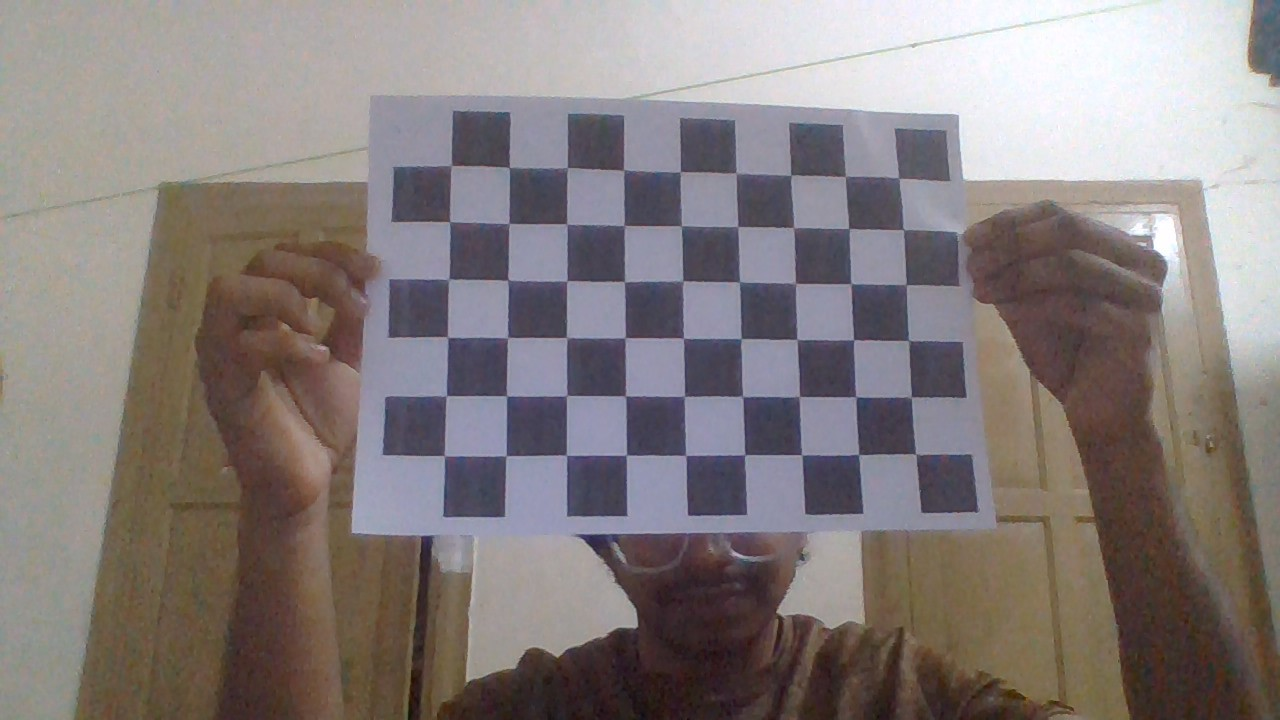
#> input picture Advanced_CV/#3_QR_CODE_Pose_Estimation/calibration/images/WIN_20260609_14_30_18_Pro.jpg, 1280 x 720 px; its folder holds only this picture in this run
$ python calibration.py
#> lines starting #> are read from the running program, lines starting #| are printed output that depends on the picture; after the words box and inside, x2 and y2 are one past the last pixel; in counts of white or black regions, pixels touching at a corner belong together; long printed decimals are rounded
import cv2 as cv
import numpy as np
import glob
import os

# Checker Board Configuraration

CHECKERBOARD = (9,6)
SQUARE_SIZE = 27

# Storage Lists

object_points = []
image_points = []

# Real World Coordinates

objp = np.zeros(
    (CHECKERBOARD[0] * CHECKERBOARD[1], 3), np.float32
)

objp[:, :2] = np.mgrid[
    0:CHECKERBOARD[0],
    0:CHECKERBOARD[1]
].T.reshape(-1,2)

objp*=SQUARE_SIZE

# Corner Refinement
criteria = (
    cv.TERM_CRITERIA_EPS +
    cv.TERM_CRITERIA_MAX_ITER,
    30, 0.001
)

#Load Images

images = glob.glob("images/*.jpg")
successful_images = 0
failed_images = 0

if len(images) == 0:
    print("Wrong path or no images exist")
    exit()

image_size = None

for image_path in images:

    img = cv.imread(image_path)
#> img is the input picture: shape (720, 1280, 3); mean B, G, R 124.6, 125.6, 133.8

    if img is None:
        print(f'Could not Load Image from Image Path : {image_path}')
        continue

    gray = cv.cvtColor(img, cv.COLOR_BGR2GRAY)
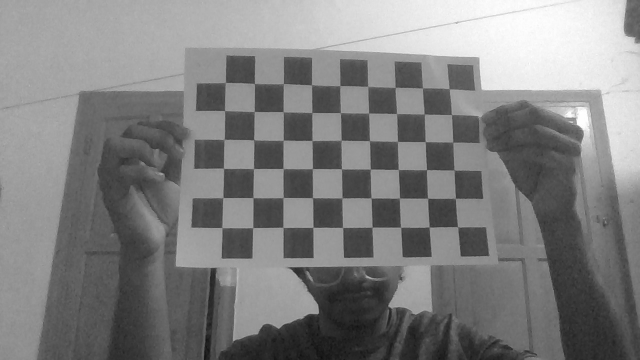
#> gray: shape (720, 1280) (shown at 1/2 size); min 13, max 255, mean 127.9

    if image_size is None:
        image_size = gray.shape[::-1]


    ret, corners = cv.findChessboardCorners(
        gray,
        CHECKERBOARD,
        cv.CALIB_CB_ADAPTIVE_THRESH +
        cv.CALIB_CB_NORMALIZE_IMAGE
    )
#> ret = True; corners = 54 rows, first 8: [915.2, 454], [858.3, 454.6], [801.2, 454.8], [745.7, 454.7], [686.5, 455.5], [626.6, 454.4], [565.6, 454.6], [506.3, 455.7]

    if ret:
        successful_images+=1
        refined_corners = cv.cornerSubPix(
            gray,
            corners,
            (11,11),
            (-1,-1),
            criteria
        )
#> refined_corners = 54 rows, first 8: [915.9, 454.2], [858.7, 454.5], [801.8, 454.7], [744.7, 454.7], [685.9, 455.4], [626.4, 455.1], [566.4, 455.2], [506.1, 455.7]

        object_points.append(objp)
        image_points.append(refined_corners)
        cv.drawChessboardCorners(
            img,
            CHECKERBOARD,
            refined_corners,
            ret
        )
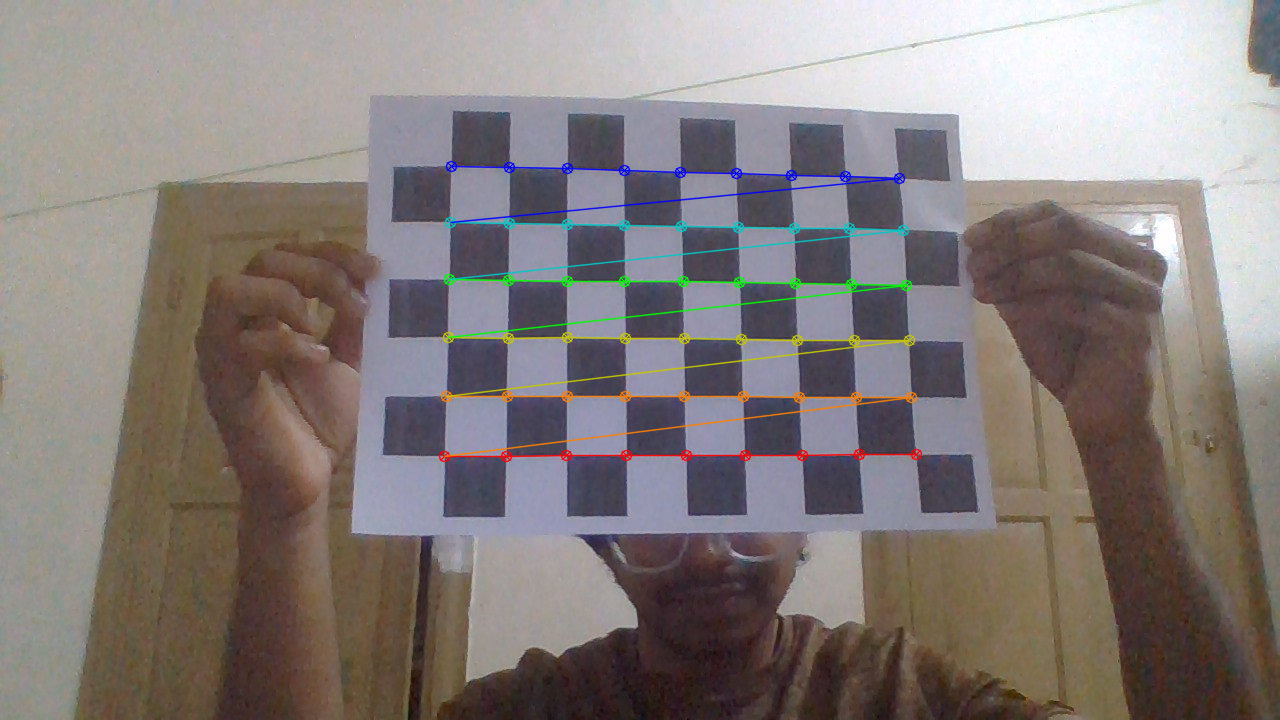
#> img: shape (720, 1280, 3); 2.11% of pixels changed, all inside (x1, y1, x2, y2) = (438, 160, 923, 463)

        cv.imshow("Detected Corners", img)

        cv.waitKey(200)
        print(f'SUCCESS : {image_path}')
    else:
        failed_images+=1
        print(f'FAILED : {image_path}')

cv.destroyAllWindows()

#Caliberation

print(f"\nSuccessful Images : {successful_images}")
print(f"Failed Images     : {failed_images}")

if successful_images == 0:
    print("No Valid checkerboard pattern detected")
    exit()

if len(object_points) == 0:
    print("No valid checkerboard patterns found")
    exit()

print(f"Object Point Sets : {len(object_points)}")
print(f"Image Point Sets  : {len(image_points)}")
#| Image Point Sets  : 1

ret, camera_matrix, dist_coeffs, rvecs, tvecs = cv.calibrateCamera(
    object_points,
    image_points,
    image_size,
    None,
    None
)
#> ret = 0.512; camera_matrix = [[726.8, 0, 643.4], [0, 735.3, 451.3], [0, 0, 1]]; dist_coeffs = [[-0.152, 1.23, 0.000587, -0.000766, -3]]; rvecs = ([-0.106, 0.183, 3.13],); tvecs = ([127, 1.35, 337.3],)

mean_error = 0

for i in range(len(object_points)):
    projected_points, _ = cv.projectPoints(
        object_points[i],
        rvecs[i],
        tvecs[i],
        camera_matrix,
        dist_coeffs
    )

    error = cv.norm(
        image_points[i],
        projected_points,
        cv.NORM_L2
    ) / len(projected_points)

    mean_error += error
#> this loop made 1 pass
#> (error, mean_error) on pass 1: (0.0697, 0.0697)
#> after the loop, mean_error = 0.0697

mean_error /= len(object_points)

print(f"Mean Reprojection Error : {mean_error}")
#| Mean Reprojection Error : 0.06969

# Save Results

np.save('../camera_matrix.npy', camera_matrix)

np.save('../dist_coeffs.npy', dist_coeffs)

# Results

print("Calibration Complete")

print("\nCamera Matrix:\n")
print(camera_matrix)
#| [[726.756   0.         643.361]
#|  [  0.         735.324 451.298]
#|  [  0.           0.           1.        ]]

print("\nDistortion Coefficients:\n")
print(dist_coeffs)
#| [[-1.51818449e-01  1.22736581e+00  5.86803774e-04 -7.66478359e-04
#|   -2.99990304e+00]]

print(f"\nReprojection Error: {ret}")
#| Reprojection Error: 0.5121

print("\nSaved:")
print("camera_matrix.npy")
print("dist_coeffs.npy")

$ run again, on Advanced_CV/#3_QR_CODE_Pose_Estimation/calibration/images/WIN_20260609_14_30_36_Pro.jpg
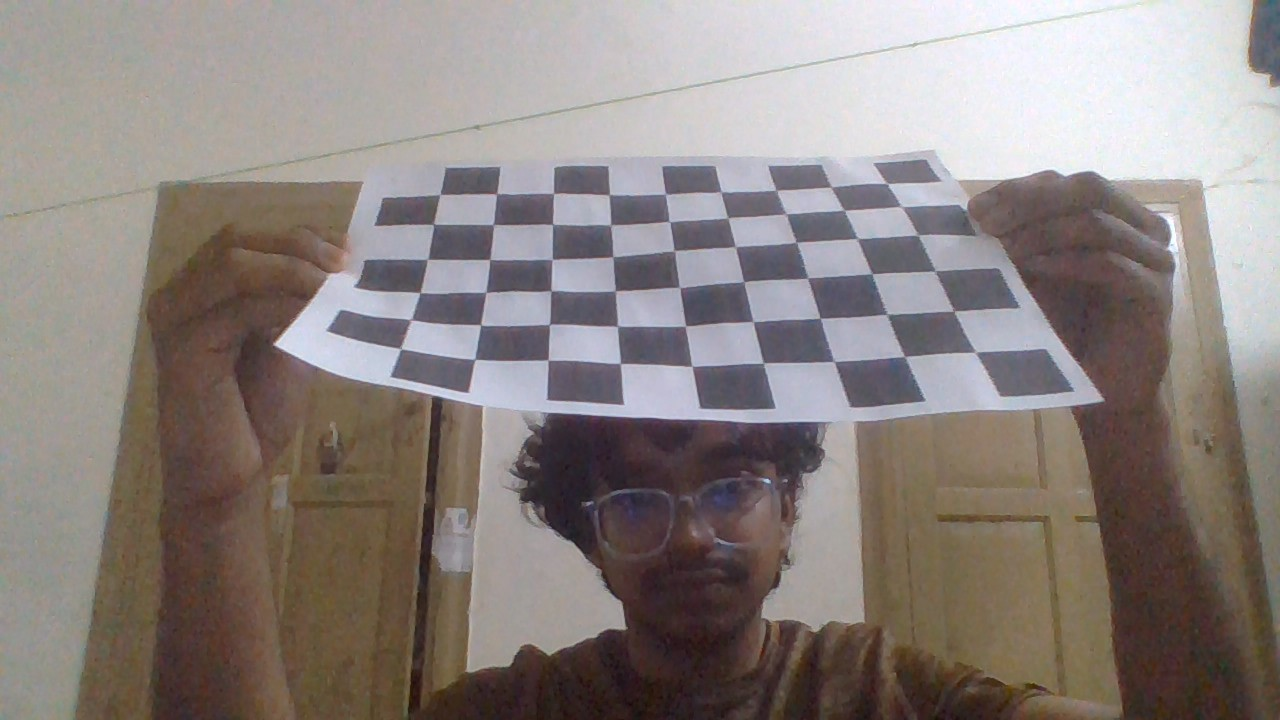
#> input picture Advanced_CV/#3_QR_CODE_Pose_Estimation/calibration/images/WIN_20260609_14_30_36_Pro.jpg, 1280 x 720 px
#> img is the input picture: shape (720, 1280, 3); mean B, G, R 127.1, 130.6, 139.6
#> `gray = cv.cvtColor(img, cv.COLOR_BGR2GRAY)`:
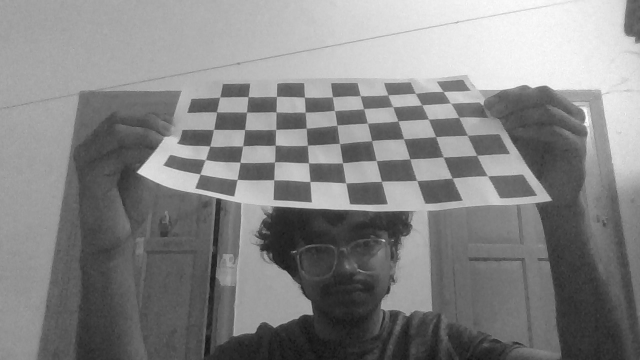
#> gray: shape (720, 1280) (shown at 1/2 size); min 12, max 254, mean 132.9
#> `ret, corners = cv.findChessboardCorners( gray, CHECKERBOARD, cv.CALIB_..`: ret = True; corners = 54 rows, first 8: [974.7, 352.5], [904.3, 356.1], [833.4, 361.7], [763.6, 362.5], [692.1, 365.8], [620.5, 363.4], [547.7, 359.8], [475.2, 359.1]
#> refined_corners = 54 rows, first 8: [975.4, 352.2], [904.7, 356.5], [834.1, 361.4], [763.3, 363.2], [691.9, 366.5], [620.4, 363.4], [548.1, 360.1], [474.7, 359.3]
#> `cv.drawChessboardCorners( img, CHECKERBOARD, refined_corners, ret )`:
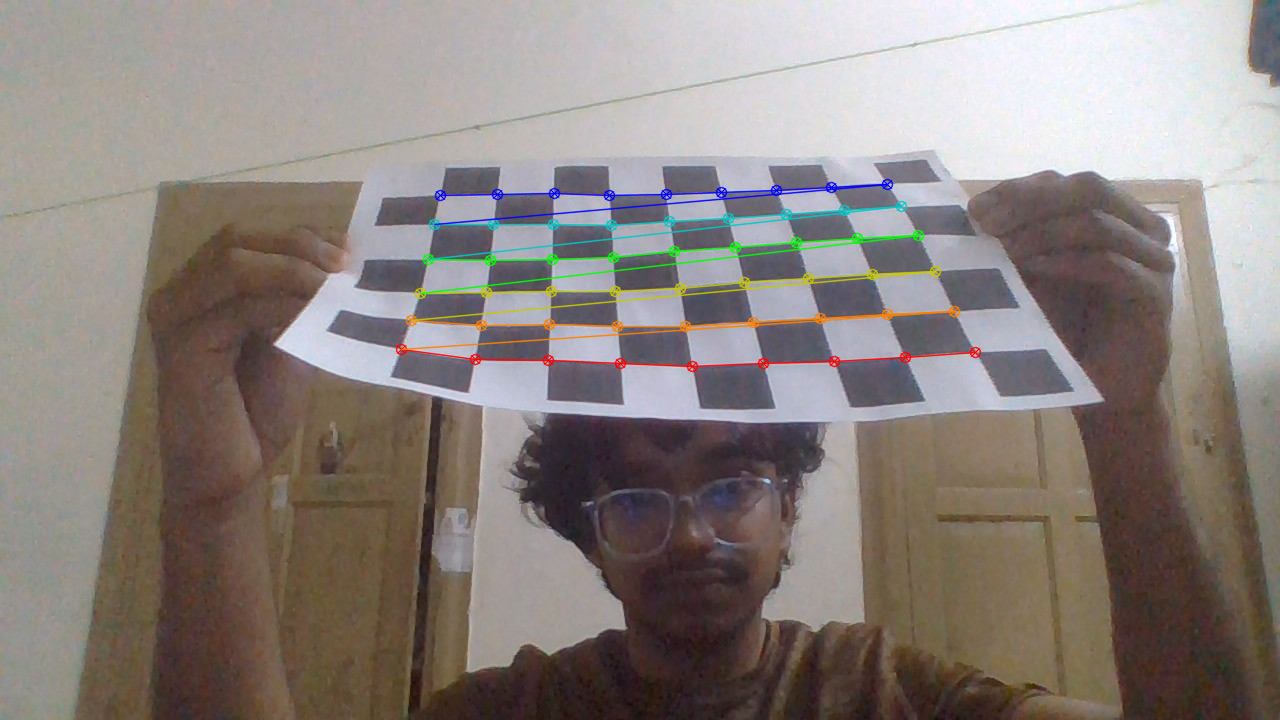
#> img: shape (720, 1280, 3); 2.19% of pixels changed, all inside (x1, y1, x2, y2) = (395, 178, 982, 373)
#| Image Point Sets  : 1
#> `ret, camera_matrix, dist_coeffs, rvecs, tvecs = cv.calibrateCamera( ob..`: ret = 3.06; camera_matrix = [[469.6, 0, 501.5], [0, 333, 515.8], [0, 0, 1]]; dist_coeffs = [[0.26, -0.0981, -0.0106, -0.123, 0.0178]]; rvecs = ([0.343, 0.752, 3.14],); tvecs = ([178.2, -67.43, 136.5],)
#> the loop `for i in range(len(object_points)):` made 1 pass
#> (error, mean_error) on pass 1: (0.417, 0.417)
#> after the loop `for i in range(len(object_points)):`: mean_error = 0.417
#| Mean Reprojection Error : 0.4165
#| [[469.575   0.         501.543]
#|  [  0.         333.014 515.807]
#|  [  0.           0.           1.        ]]
#| [[ 0.2601 -0.09811 -0.0106 -0.1229  0.01784]]
#| Reprojection Error: 3.061

$ run again, on Advanced_CV/#3_QR_CODE_Pose_Estimation/calibration/images/WIN_20260609_14_30_39_Pro.jpg
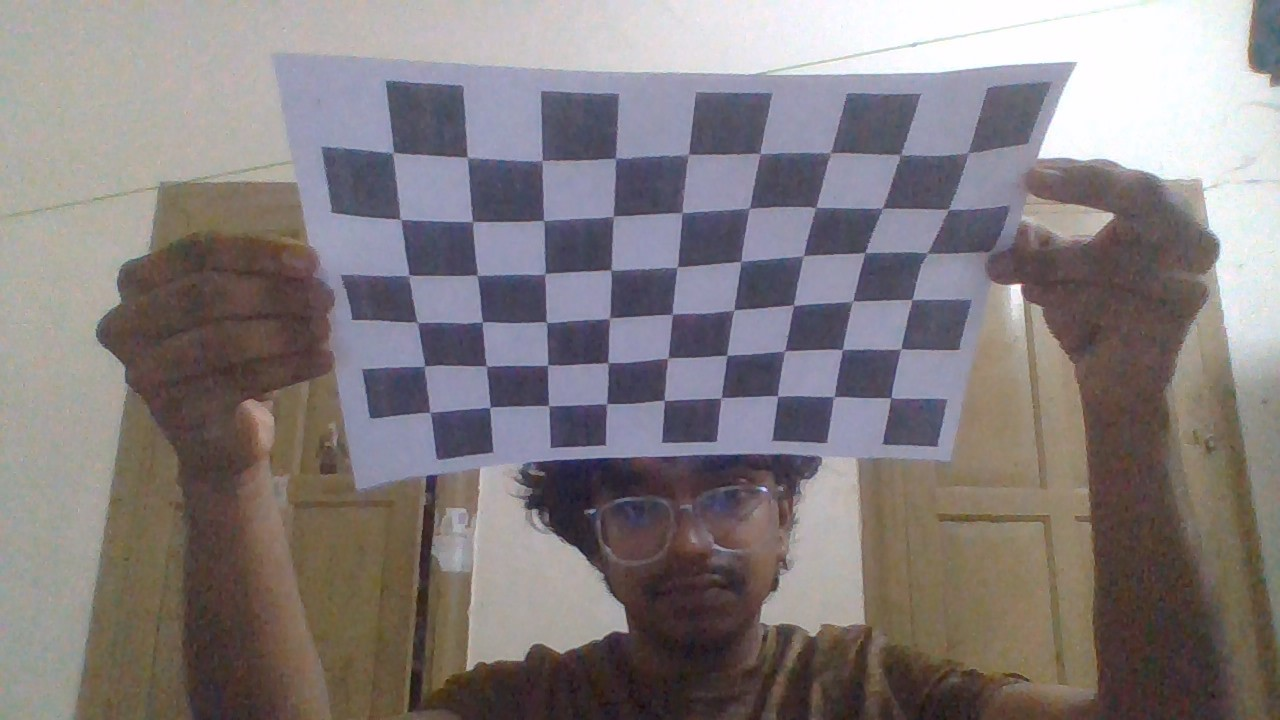
#> input picture Advanced_CV/#3_QR_CODE_Pose_Estimation/calibration/images/WIN_20260609_14_30_39_Pro.jpg, 1280 x 720 px
#> img is the input picture: shape (720, 1280, 3); mean B, G, R 125.9, 124.9, 132
#> `gray = cv.cvtColor(img, cv.COLOR_BGR2GRAY)`:
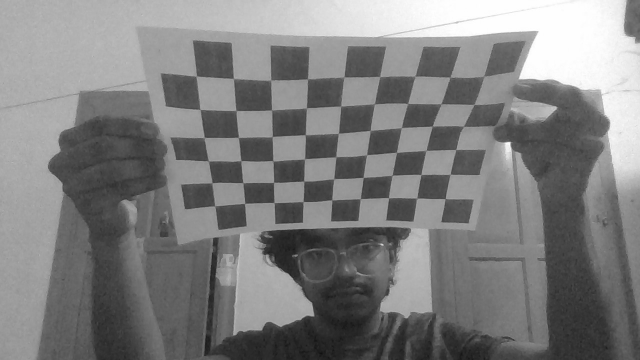
#> gray: shape (720, 1280) (shown at 1/2 size); min 15, max 255, mean 127.2
#> `ret, corners = cv.findChessboardCorners( gray, CHECKERBOARD, cv.CALIB_..`: ret = True; corners = 54 rows, first 8: [891.1, 396.7], [834.2, 396.3], [777.7, 395.8], [721.5, 397.3], [664.3, 400.2], [607.2, 403.3], [547.8, 404.9], [489.6, 408.3]
#> refined_corners = 54 rows, first 8: [890.8, 397.8], [833.9, 396.6], [777.6, 395.9], [721.3, 397.8], [664.3, 400.4], [606.5, 403.7], [548.7, 405.7], [489.8, 407.1]
#> `cv.drawChessboardCorners( img, CHECKERBOARD, refined_corners, ret )`:
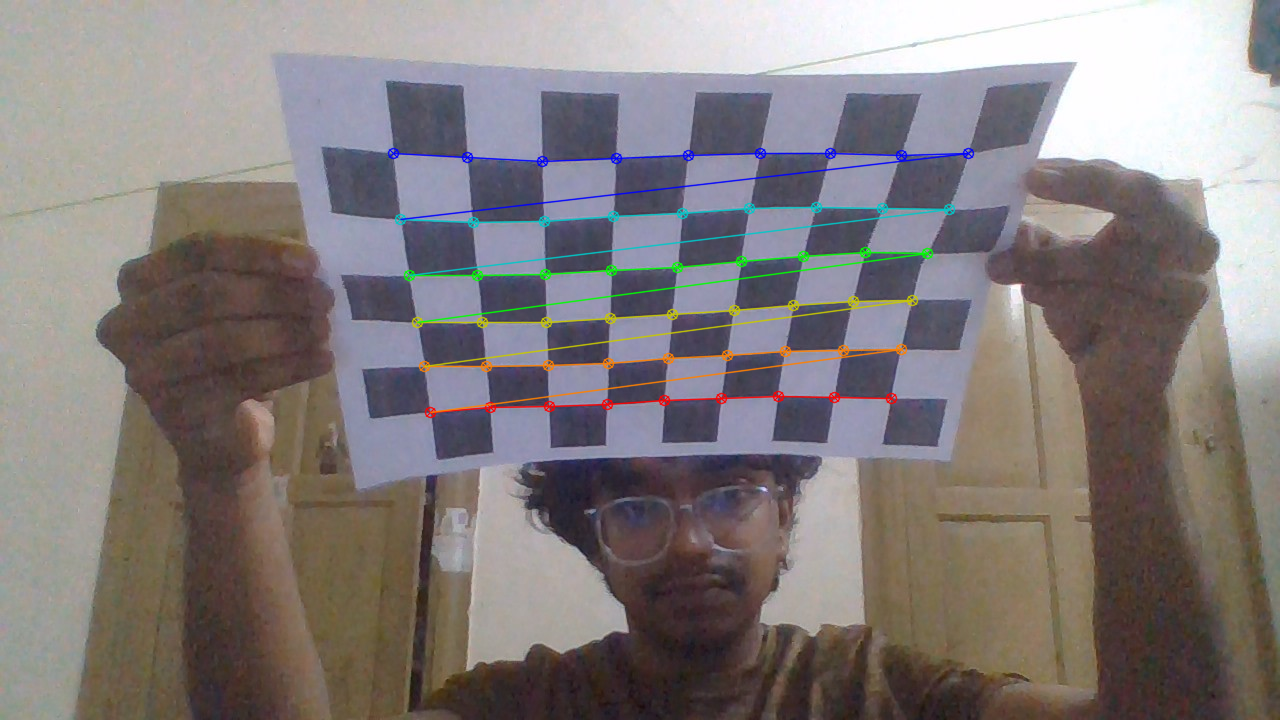
#> img: shape (720, 1280, 3); 2.3% of pixels changed, all inside (x1, y1, x2, y2) = (387, 147, 975, 419)
#| Image Point Sets  : 1
#> `ret, camera_matrix, dist_coeffs, rvecs, tvecs = cv.calibrateCamera( ob..`: ret = 3.36; camera_matrix = [[868.7, 0, 655.3], [0, 746.2, 369.1], [0, 0, 1]]; dist_coeffs = [[-0.167, 2.86, 0.00784, 0.0268, -8.81]]; rvecs = ([0.277, 0.963, -2.98],); tvecs = ([110.4, 10.6, 420.3],)
#> the loop `for i in range(len(object_points)):` made 1 pass
#> (error, mean_error) on pass 1: (0.457, 0.457)
#> after the loop `for i in range(len(object_points)):`: mean_error = 0.457
#| Mean Reprojection Error : 0.4571
#| [[868.710   0.         655.272]
#|  [  0.         746.154 369.086]
#|  [  0.           0.           1.        ]]
#| [[-1.67153276e-01  2.86493356e+00  7.84045272e-03  2.68371286e-02
#|   -8.81261312e+00]]
#| Reprojection Error: 3.359
